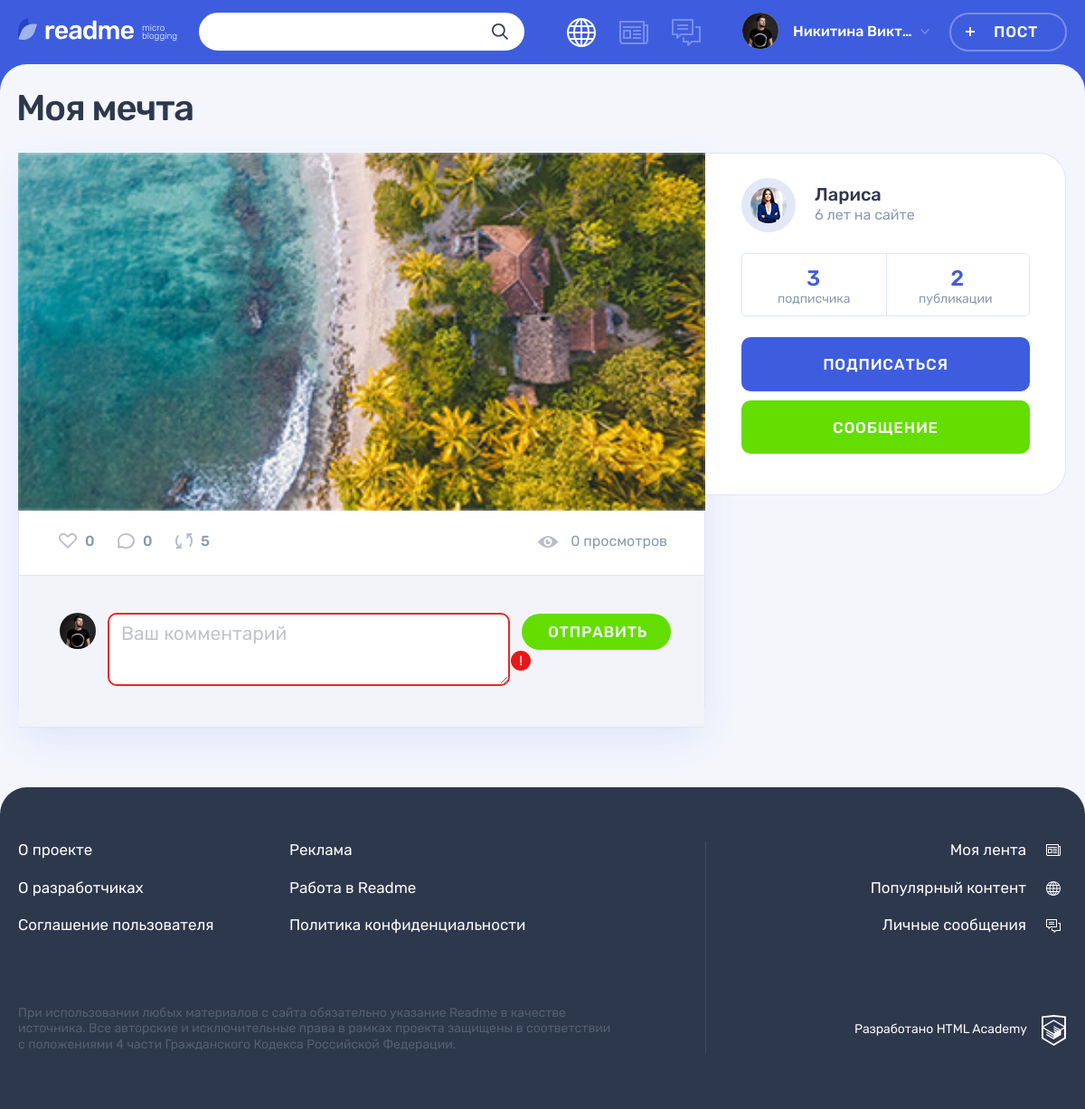
Screenshot of /post.php?post_id=4 with the database file from the repository.
### tables this page shows
CREATE TABLE IF NOT EXISTS post (
	id INT AUTO_INCREMENT PRIMARY KEY,
	dt_add DATETIME DEFAULT CURRENT_TIMESTAMP,
	p_title VARCHAR(255) NOT NULL,
	p_content TEXT,
	author VARCHAR(128) COMMENT 'Автор цитаты: задаётся пользователем',
	p_img VARCHAR(255) COMMENT 'Изображение: ссылка на сохранённый файл изображения',
	p_video VARCHAR(255) COMMENT 'Видео: ссылка на видео с youtube',
	p_link VARCHAR(255) COMMENT 'Ссылка: ссылка на сайт, задаётся пользователем;',
	user_id INT NOT NULL COMMENT 'Автор поста. Поле связи с user.id',
	category_id INT NOT NULL COMMENT 'Контент/категория поста. Поле связи с category.id',
	view_count INT UNSIGNED DEFAULT 0,
	INDEX (user_id),
	INDEX (category_id),
	FOREIGN KEY (user_id) REFERENCES user (id),
	FOREIGN KEY (category_id) REFERENCES category (id)
) COMMENT 'Посты';

CREATE TABLE IF NOT EXISTS user (
	id INT AUTO_INCREMENT PRIMARY KEY,
	dt_add DATETIME DEFAULT CURRENT_TIMESTAMP,
	email VARCHAR(128) NOT NULL UNIQUE,
	login VARCHAR(50) NOT NULL,
	password VARCHAR(255) NOT NULL,
	avatar VARCHAR(255)
) COMMENT 'Зарегистрированные пользователи';

### helpers.php (called while the page is built, shortened)
<?php
function get_noun_plural_form(int $number, string $one, string $two, string $many): string
{
    $number = (int)$number;
    $mod10 = $number % 10;
    $mod100 = $number % 100;
    switch (true) {
        case ($mod10 > 5):
            return $many;
        case ($mod10 >= 2 && $mod10 <= 4):
            return $two;
        default:
            return $many;
    }
}
function include_template($name, array $data = [])
{
    $name = 'templates/' . $name;
    extract($data);
    require $name;
    $result = ob_get_clean();
    return $result;
}

### functions.php (called while the page is built, shortened)
<?php
function get_interval ($date, $not_ago = 0) {
    $cur_date = date_create("now");
    $date = date_create($date);
    $date_string = $date->format('Y.m.d H:i');
    $cur_date_string = $cur_date->format('Y.m.d H:i');
    $diff = date_diff($date, $cur_date);
    $days = $diff->days;
    $hours_in_day = 24;
    $days_in_week = 7;
    $days_in_5weeks = 35;
    $days_in_year = 365;
    if ($cur_date_string > $date_string) {
        if ($days < 1) {
            $hours = $diff->h;
            if (1 <= $hours and $hours < $hours_in_day) {
                $time_count = $hours . " час" . get_noun_plural_form($hours, '', 'а', 'ов');
            }
            elseif ($hours < 1) {
                $minuts = $diff->i;
                $time_count = $minuts . " минут" . get_noun_plural_form($minuts, 'у', 'ы', '');
            }
        } elseif (1 <= $days) {
            if ($days < $days_in_week) {
                $time_count = $days . " " . get_noun_plural_form($days, 'день', 'дня', 'дней');
            } elseif ($days_in_week <= $days and $days < $days_in_5weeks) {
                $weeks = floor($days / $days_in_week);
                $time_count = $weeks . " недел" . get_noun_plural_form($weeks, 'ю', 'и', 'ь');
            } elseif ($days_in_5weeks <= $days and $days < $days_in_year) {
                $months = $diff->m;
                $time_count = $months . " месяц" . get_noun_plural_form($months, '', 'а', 'ев');
            } elseif ($days_in_year <= $days) {
                $years = $diff->y;
                $time_count = $years . " " . get_noun_plural_form($years, 'год', 'года', 'лет');
            }
        }
    } elseif ($cur_date_string == $date_string) {
        $time_count = "только что";
    } else {
        $time_count = $date_string . " - дата в будущем";
    }
    return $time_count;
}
function get_result ($db_link, $query, $mode = 2) {
    $result = mysqli_query($db_link, $query);
    $rows = mysqli_num_rows($result);
    if ($rows) {
        if ($mode == 1) {
            $array = mysqli_fetch_array($result);
            $array = $array[0];
        } elseif ($mode == 2) {
            $array = mysqli_fetch_all($result, MYSQLI_ASSOC);
        } elseif ($mode == 3) {
            $array = mysqli_fetch_assoc($result);
        } elseif ($mode == 4) {
            $array = mysqli_fetch_all($result);
            $array = array_column($array,0);
        } else {
            exit('Неверный mode');
        }
    } else {
        $array = [];
    }
    return $array;
}
function get_number ($db_link, $table, $condition) {
    $query = '
        SELECT COUNT(id)
        FROM '. $table .'
        WHERE '.$condition;
    $number = get_result($db_link, $query, 1);
    return $number;
}

### templates/posting.php (the view, shortened to what this page needs)
<main class="page__main page__main--publication">
	<div class="container">
		<h1 class="page__title page__title--publication"><?= $post['p_title']; ?></h1>
		<section class="post-details">
			<div class="post-details__wrapper post-<?= $post['category']; ?>">
				<div class="post-details__main-block post post--details">
					<?php require_once $post_type; ?>
					<div class="post__indicators">
						<div class="post__buttons">
							<a class="post__indicator post__indicator--likes button" href="#"
								title="Лайк"> <svg class="post__indicator-icon" width="20"
									height="17">
                          <use xlink:href="#icon-heart"></use>
                        </svg>  <span><?= $arr_num['likes_count']; ?></span>
							</a> <a class="post__indicator post__indicator--comments button"
								href="#" title="Комментарии"> <svg class="post__indicator-icon"
									width="19" height="17">
                          <use xlink:href="#icon-comment"></use>
                        </svg> <span><?= $arr_num['comments_count']; ?></span>
							</a> <a class="post__indicator post__indicator--repost button"
								href="#" title="Репост"> <svg class="post__indicator-icon"
									width="19" height="17">
                          <use xlink:href="#icon-repost"></use>
                        </svg> <span>5</span>
							</a>
						</div>
						<span class="post__view"><?php echo $post['view_count'] . " " .  $view_word ?></span>
					</div>
					<div class="comments">
					<form class="comments__form form" action="#" method="post">
						<div class="comments__my-avatar">
							<img class="comments__picture" src="img/userpic-medium.jpg"
								alt="Аватар пользователя">
						</div>
						<div class="form__input-section form__input-section--error">
							<textarea class="comments__textarea form__textarea form__input"
								placeholder="Ваш комментарий"></textarea>
							<button class="form__error-button button" type="button">!</button>
						</div>
						<button class="comments__submit button button--green"
							type="submit">Отправить</button>
					</form>
				</div>
			</div>
			<div class="post-details__user user">
				<div class="post-details__user-info user__info">
					<div class="post-details__avatar user__avatar">
						<a class="post-details__avatar-link user__avatar-link" href="#"> <img
							class="post-details__picture user__picture"
							src="img/<?= $post['avatar']; ?>" alt="Аватар пользователя">
						</a>
					</div>
					<div class="post-details__name-wrapper user__name-wrapper">
						<a class="post-details__name user__name" href="#"> <span><?= $post['login']; ?></span>
						</a>
						<time class="post-details__time user__time"
							datetime="<?= $post['date_user_title']; ?>"><?= $post['date_user_interval']; ?> на сайте</time>
					</div>
				</div>
				<div class="post-details__rating user__rating">
					<p
						class="post-details__rating-item user__rating-item user__rating-item--subscribers">
						<span class="post-details__rating-amount user__rating-amount"><?= $arr_num['followers_count']; ?></span>
						<span class="post-details__rating-text user__rating-text"><?= $followers_word; ?></span>
					</p>
					<p
						class="post-details__rating-item user__rating-item user__rating-item--publications">
						<span class="post-details__rating-amount user__rating-amount"><?= $arr_num['posts_count']; ?></span>
						<span class="post-details__rating-text user__rating-text"><?= $posts_word; ?></span>
					</p>
				</div>
				<div class="post-details__user-buttons user__buttons">
					<button
						class="user__button user__button--subscription button button--main"
						type="button">Подписаться</button>
					<a class="user__button user__button--writing button button--green"
						href="#">Сообщение</a>
				</div>
			</div>
		</div>
		</section>
	</div>
</main>

### templates/post-photo.php
<div class="post-details__image-wrapper post-photo__image-wrapper">
	<img src="img/<?= $post['p_img']; ?>" alt="Фото от пользователя" width="760" height="507">
</div>

### rows the page displays
post: p_title "Моя мечта", p_img (picture), view_count "0", user.avatar (picture), user.login "Лариса", category "3"

### other values shown
$user_name "Никитина Викт…"
$view_word "просмотров"
$post['date_user_interval'] "6 лет"
$followers_word "подписчика"
$arr_num['posts_count'] "2"
$posts_word "публикации"
